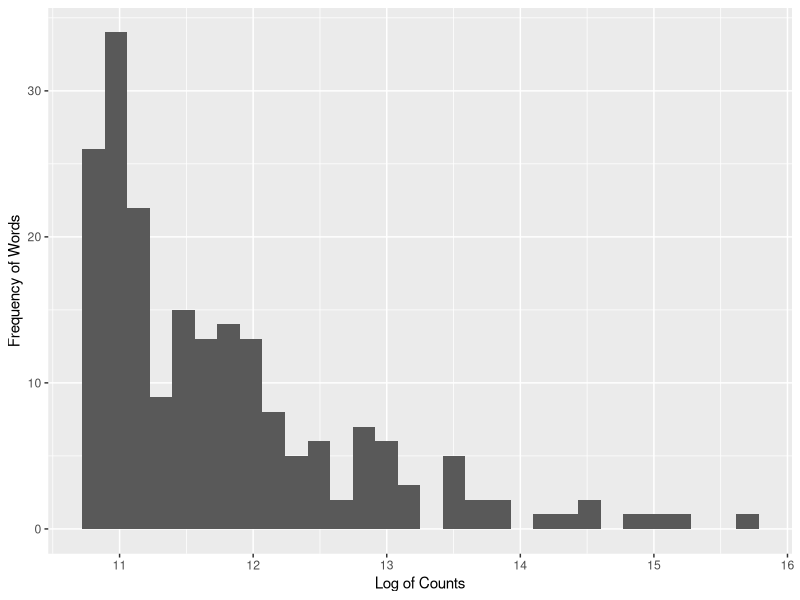
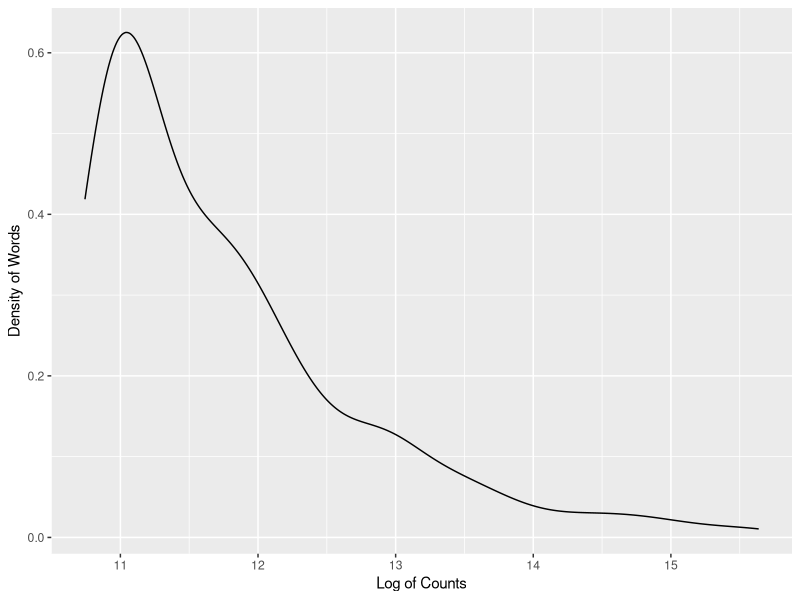
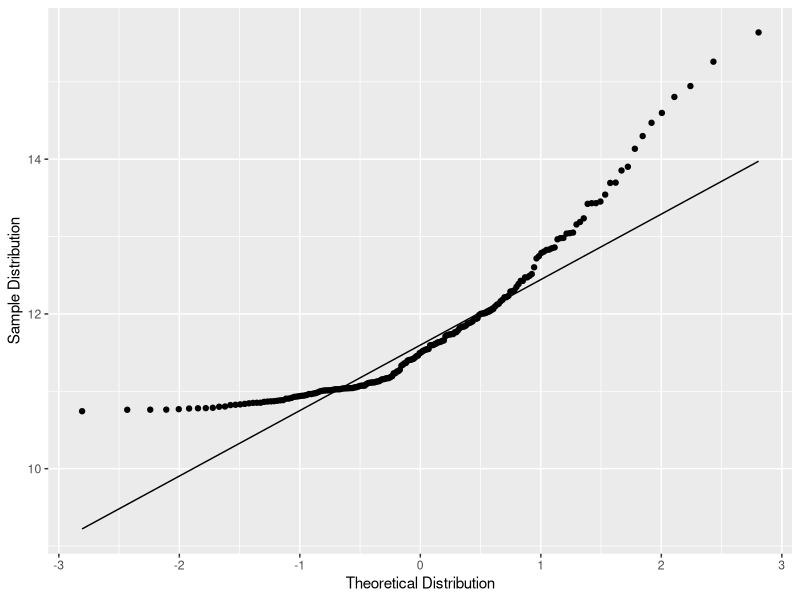
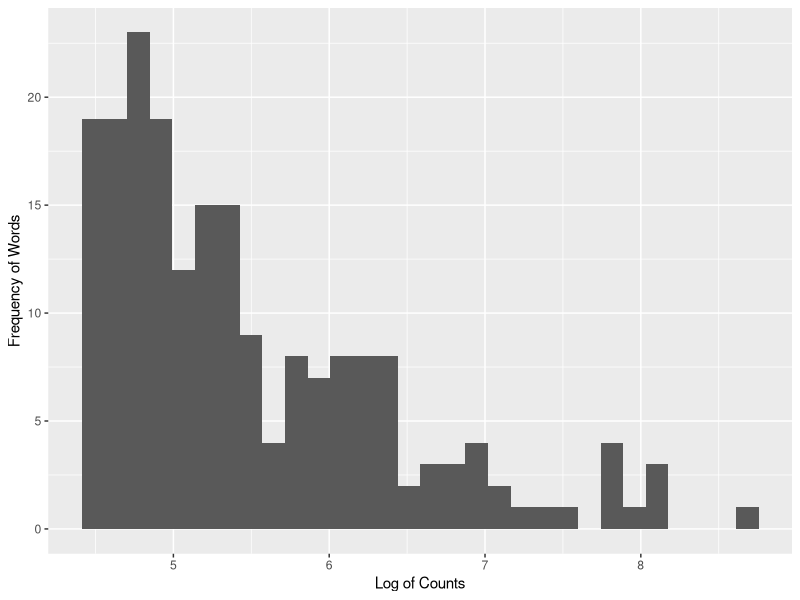
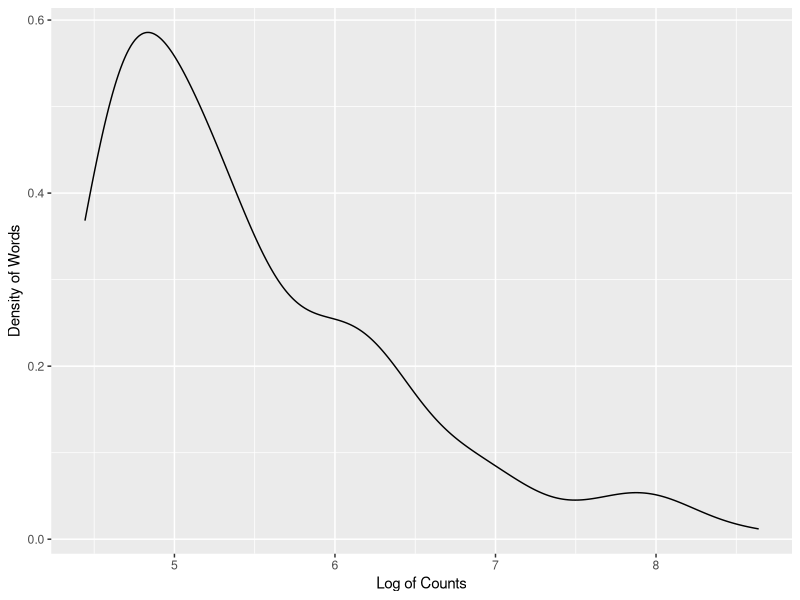
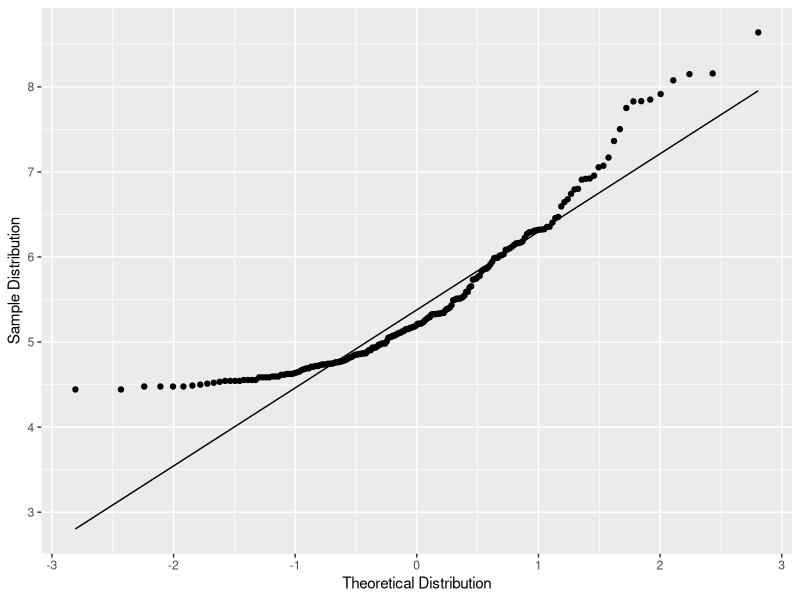

Write R code to recreate these figures, in order.
## ---- read_data_packages ----
# Read in the BNC and Reddit data
bnc <- read.csv("BNC.csv")
reddit <- read.table("lingRedditWords.txt")
# Load ggplot2
library(ggplot2)
library(plyr)
library(knitr)

## ---- check_initial_read ----
# Make sure both datasets loaded correctly
head(bnc)
head(reddit)

## ---- convert_reddit_rename ----
# Make reddit into a table to get the frequencies then convert to a data frame to match bnc
reddit.freq <- data.frame(table(reddit))

# Change the names of the columns in reddit and capitalize in reddit and bnc
colnames(bnc) <- c("FREQUENCY",
                   "WORD")
colnames(reddit.freq) <- c("WORD",
                           "FREQUENCY")

## ---- check_dfs ----
# Make sure bnc and reddit have the right headers and contents
tail(reddit.freq)
head(bnc)

## ---- sort_reddit_subset ----
# Sort reddit by the frequency column in descending order
reddit.ordered <- reddit.freq[order(reddit.freq$FREQUENCY,
                                    decreasing = TRUE),]

# Get the 200 most frequent words in both reddit and bnc
bnc.200 <- head(bnc,
                n = 200)
reddit.200 <- head(reddit.ordered,
                   n = 200)

## ---- bnc_hist ----
# Create a histogram of the top 200 words in bnc
ggplot(bnc.200,
       aes(x = log(FREQUENCY))) +
    geom_histogram() +
    labs(x = "Log of Counts",
         y = "Frequency of Words")

## ---- bnc_density ----
# Create a density plot of the top 200 words in bnc
ggplot(bnc.200,
       aes(x = log(FREQUENCY))) +
    geom_line(stat = "density") +
    labs(x = "Log of Counts",
         y = "Density of Words")

## ---- bnc_qq ----
# Create a Q-Q plot of the top 200 words in bnc
ggplot(bnc.200,
       aes(sample = log(FREQUENCY))) +
    stat_qq() +
    stat_qq_line() +
    labs(x = "Theoretical Distribution",
         y = "Sample Distribution")

## ---- reddit_hist ----
# Create a histogram of the top 200 words in reddit
ggplot(reddit.200,
       aes(x = log(FREQUENCY))) +
    geom_histogram() +
    labs(x = "Log of Counts",
         y = "Frequency of Words")

## ---- reddit_density ----
# Create a density plot of the top 200 words in reddit
ggplot(reddit.200,
       aes(x = log(FREQUENCY))) +
    geom_line(stat = "density") +
    labs(x = "Log of Counts",
         y = "Density of Words")

## ---- reddit_qq ----
# Create a Q-Q plot of the top 200 words in reddit
ggplot(reddit.200,
       aes(sample = log(FREQUENCY))) +
    stat_qq() +
    stat_qq_line() +
    labs(x = "Theoretical Distribution",
         y = "Sample Distribution")

## ---- shapiro-wilk_tests ----
# Perform a Shapiro-Wilk test for normality on bnc and save the results to an object
bnc.sh.wi <- shapiro.test(bnc.200$FREQUENCY)

# Perform a Shapiro-Wilk test for normality on reddit and save the results to an object
reddit.sh.wi <- shapiro.test(reddit.200$FREQUENCY)

## ---- shapiro-wilk_tests_results ----
# Display the results of the Shapiro-Wilk tests
bnc.sh.wi
reddit.sh.wi

## ---- bnc_top ----
# Show the top 6 most frequent words in the BNC in a LaTeX formatted table
kable(head(bnc.200),
      format = "latex")

## ---- reddit_top ----
# Show the top 6 most frequent words on linguistics Reddit in a LaTeX formatted table
kable(head(reddit.200),
      format = "latex")